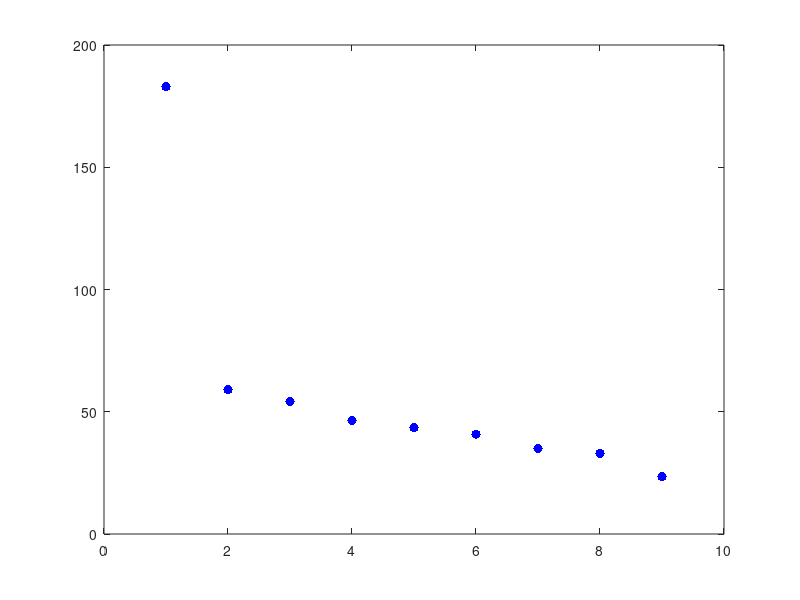

Write MATLAB code to recreate this figure. (Note: this script raises an error after producing the figure.)
%Levent Batakci - LAB192@case.edu
%MATH444 HW#1
%Model Reduction Data portion

%Clear memory
clc
clear all

%Load the biopsy data
%The data is stored in 9x699 a matrix X
%The entries are all of type 'double' and are between 1 & 10
%If an entry is missing, it will be NaN
load BiopsyData

%Remove columns with missing data
X(:, any(isnan(X))) = [];

p = size(X,1); %Number of attributes
n = size(X,2); %Number of data points

%Center the data and compute the SVD
xc = sum(X,2) / n;
Xc = X - xc * ones(1, n);
[U,S,V] = svd(Xc);

%Plot the singular values
singular_values = diag(S); %Extract the singular values
figure(1);
plot(1:p, singular_values, 'k.','MarkerSize', 20, 'Color', 'b')

%Set up the x-axis
xlbl = append("\fontsize{15}1", "\leq j \leq", string(size(Xc,1)));
xlabel(xlbl, 'interpreter','tex');
xticks(1:size(Xc,1));

%Set up the y-axis
ylbl = "\fontsize{15}Singular Value   \sigma_j";%Label y
ylabel(ylbl, 'interpreter','tex');
sgtitle("Figure 1: Centered Data Singular Values");
%%%%

%Compute the principal components
Z = U' * Xc;

%Look at the principal components in pairs
figure(2);
c = size(Z,1); %Number of components
sbplt_index=1;
for i = 1:1
   for j= i+1:p 
       subplot(3, 3, sbplt_index)
       sbplt_index = sbplt_index + 1;
       plot(Z(i,:),Z(j,:),'k.','MarkerSize',3)
       axis('equal')
       set(gca,'FontSize',15)
       
       
       xlabel(append("PC ", string(i)))
       ylabel(append("PC ", string(j)))
   end
end

%Look at the 3D Scatterplot
s = 15; %Marker size
subplot(3, 3, 9)
scatter3(Z(1,:), Z(2,:), Z(3,:), s, 'o', 'MarkerEdgeColor','k', 'MarkerFaceColor','b')
xlabel("PC 1")
ylabel("PC 2")
zlabel("PC 3")
title("First 3 PC's 3D-Scatterplot")

sgtitle("Figure 2: Centered Data Principal Components (PC) Compared");




